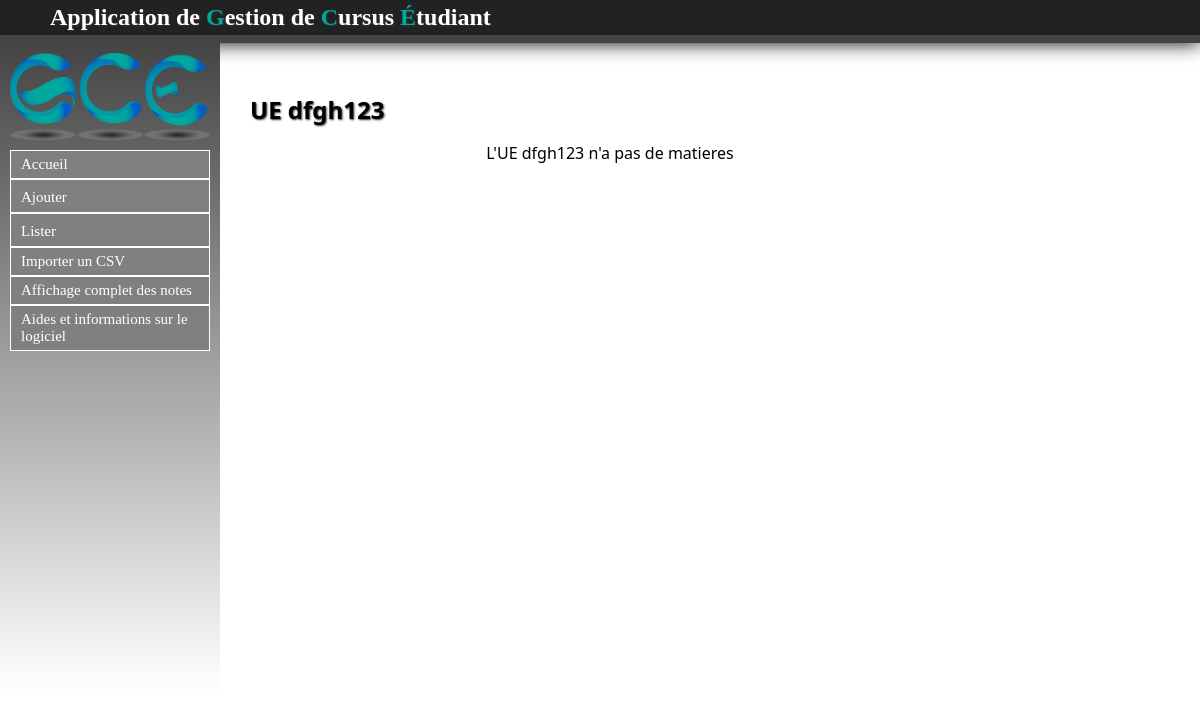
Page /UE/detailUE/1 on the earlier database version.
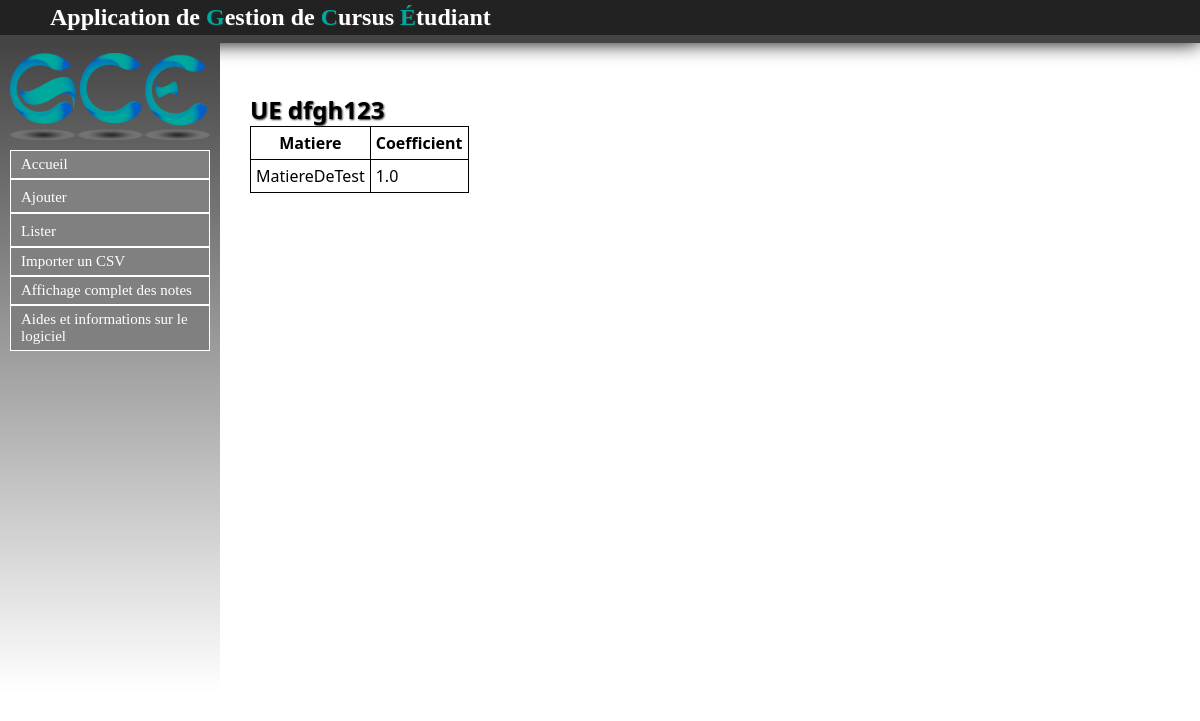
Same page on the later database version.
### UE/models.py (models this page shows, shortened)
class UniteE(models.Model):
	intitule = models.CharField(max_length=30,null=False)
	code = models.CharField(max_length=30,null=False)
	semestre = models.ForeignKey(Semestre, null=False)
	coefficient = models.FloatField(null=False)

### Matiere/models.py (models this page shows, shortened)
class Matiere(models.Model):
	intitule = models.CharField(max_length=30,null=False)
	code = models.CharField(max_length=30,null=False)
	coefficient = models.FloatField(default=1.0)
	unite = models.ForeignKey('UE.UniteE', null=True)

### UE/views.py (the view)
# urls.py: url(r'^detailUE/(?P<id>\d+)$', views.detailUE, name='detailUE'),
def detailUE(request, id):
	ue = get_object_or_404(UniteE, id=id)
	matieres = Matiere.objects.filter(unite__id=id)
	return render(request, 'contenu_html/detailUE.html', locals())

### UE/templates/contenu_html/detailUE.html (shortened to what this page needs)
{% extends "templates/base.html" %}
{% block content %}
<h1>UE {{ ue.intitule }}</h1>
<table id="b">
{% if not matieres %}
	<p>L'UE {{ ue.intitule }} n'a pas de matieres</p>
{% else %}
	<table style="border:1px solid black; border-collapse : collapse;">
	<tr>
		<th style="border:1px solid black;">Matiere</th>
		<th style="border:1px solid black;">Coefficient</th>
	</tr>
{% endif %}
{% for matiere in matieres %}
	<tr>
		<td style="border:1px solid black;">{{ matiere.intitule }}</td>
		<td style="border:1px solid black;">{{ matiere.coefficient }}</td>
	</tr>
{% endfor %}
</table>
{% endblock %}

Differences in the rows shown:
shown differently, row unchanged: UniteE "dfgh123": intitule "dfgh123" → (not shown)
now on this page (row edited): Matiere: intitule "MatiereDeTest", coefficient "1.0"
Other differences:
text no longer shown: "L'UE n'a pas de matieres"
text now shown: "Matiere Coefficient"
